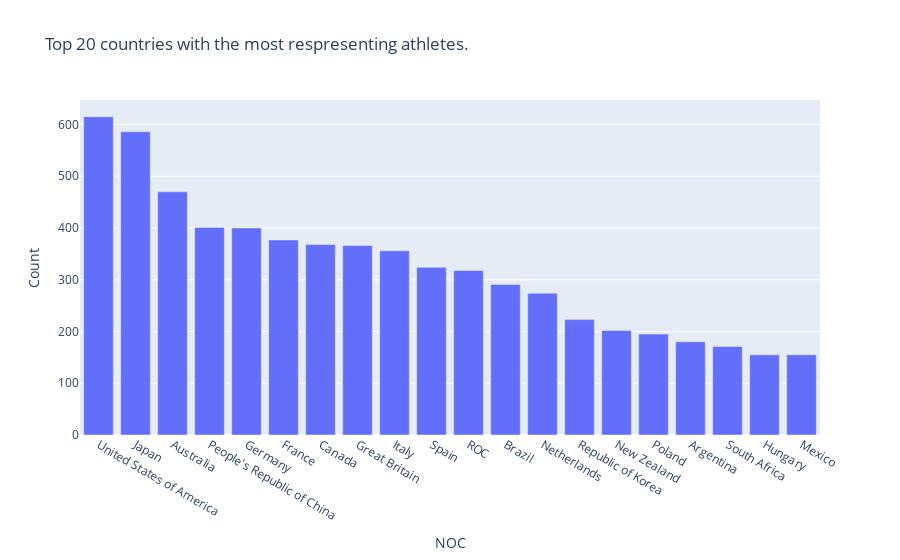

Write notebook code for a chart like this one.
### Code cell
px.bar(pivot_athletes_noc[:20], y="Name", labels={"Name": "Count"}, 
      title="Top 20 countries with the most respresenting athletes.")

### Figure 1 — Plotly figure (JSON) as saved in the notebook; plotly's stock layout.template omitted (floating-point values rounded to 4 significant figures)
{"data": [{"alignmentgroup": "True", "hovertemplate": "NOC=%{x}<br>Count=%{y}<extra></extra>", "legendgroup": "", "marker": {"color": "#636efa", "pattern": {"shape": ""}}, "name": "", "offsetgroup": "", "orientation": "v", "showlegend": false, "textposition": "auto", "type": "bar", "x": ["United States of America", "Japan", "Australia", "People's Republic of China", "Germany", "France", "Canada", "Great Britain", "Italy", "Spain", "ROC", "Brazil", "Netherlands", "Republic of Korea", "New Zealand", "Poland", "Argentina", "South Africa", "Hungary", "Mexico"], "xaxis": "x", "y": [615, 586, 470, 401, 400, 377, 368, 366, 356, 324, 318, 291, 274, 223, 202, 195, 180, 171, 155, 155], "yaxis": "y"}], "layout": {"barmode": "relative", "legend": {"tracegroupgap": 0}, "title": {"text": "Top 20 countries with the most respresenting athletes."}, "xaxis": {"anchor": "y", "domain": [0, 1], "title": {"text": "NOC"}}, "yaxis": {"anchor": "x", "domain": [0, 1], "title": {"text": "Count"}}}}
